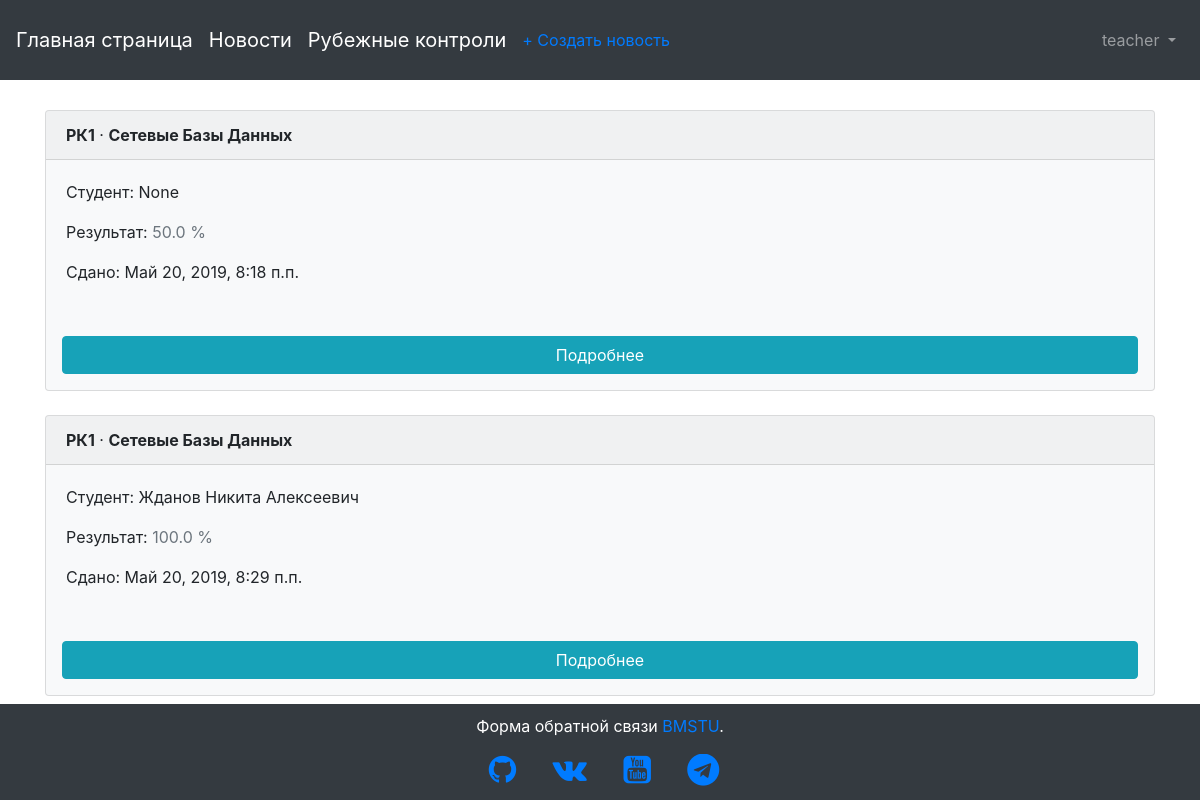
The app's page /rk/1/results (signed in) with its own data.
### users/models.py (models this page shows, shortened)
class CustomUser(AbstractUser):
    date_of_birth = models.DateTimeField(verbose_name='Дата рождения', default=date.today)
    full_name = models.CharField(max_length=255, verbose_name='ФИО', null=True)
    phone_no = models.CharField(max_length=255, verbose_name='Контактный телефон', default='+7-499-555-55-55')
    STUDENT = 'СТ'
    TEACHER = 'ПР'
    ROLE_CHOICES = (
        (STUDENT, 'Студент'),
        (TEACHER, 'Преподаватель')
    )
    user_role = models.CharField(max_length=2,
        choices=ROLE_CHOICES,
        default=STUDENT,
        verbose_name='Роль пользователя'
    )
    IU1 = 'ИУ1'
    IU2 = 'ИУ2'
    IU3 = 'ИУ3'
    IU4 = 'ИУ4'
    IU5 = 'ИУ5'
    IU6 = 'ИУ6'
    IU7 = 'ИУ7'
    IU8 = 'ИУ8'
    STUDENT_GROUP_CHOICES = (
        (IU1, 'ИУ-1'),
        (IU2, 'ИУ-2'),
        (IU3, 'ИУ-3'),
        (IU4, 'ИУ-4'),
        (IU5, 'ИУ-5'),
        (IU6, 'ИУ-6'),
        (IU7, 'ИУ-7'),
        (IU8, 'ИУ-8')
    )
    student_group = models.CharField(max_length=3,
        choices=STUDENT_GROUP_CHOICES,
        verbose_name='Группа студента',
        default=IU6
    )
    """
    if user_role == STUDENT:
        user_group = ForeignKey(
        Student_group,
        on_delete=models.CASCADE,
        verbose_name = "Группа студента"
    )
    """

### questiontest/models.py (models this page shows, shortened)
class RKResult(models.Model):
    student = models.ForeignKey(
            settings.AUTH_USER_MODEL,
            on_delete=models.CASCADE,
            verbose_name = "Студент"
        )
    rk = models.ForeignKey(RK, on_delete=models.CASCADE, verbose_name="РК", null=True)
    result = models.CharField(max_length=5, verbose_name="Результат в '%'", default="100%")
    answers = models.CharField(max_length=255, verbose_name="Ответы студента", default="[A, A]")
    date = models.DateTimeField(auto_now=True, verbose_name='Дата выполнения')

class RK(models.Model):
    name = models.CharField(max_length=255, verbose_name="Название РК", default="РК1")
    disciple = models.ForeignKey(Disciple, on_delete=models.CASCADE, verbose_name="Дисциплина", null=True)
    date_start = models.DateTimeField(default=now, verbose_name='Дата начала')
    date_stop = models.DateTimeField(verbose_name='Дата окончания', default=(now() + timedelta(days=3)))

### attendance_control/models.py (models this page shows)
class Disciple(models.Model):
    name = models.CharField(max_length=255, verbose_name='Название предмета')
    teacher = models.ForeignKey(CustomUser, on_delete=models.CASCADE, verbose_name="Преподаватель")
    def __str__(self):
        return self.name

### questiontest/views.py (the view)
# urls.py: path('<rk_id>/results', views.RKResultsList, name="rk_results_list"),
def RKResultsList(request, rk_id):
    rks = RKResult.objects.filter(rk=rk_id)
    context = {'rks': rks}
    return render(request, "rk_results_list.html", context=context)

### templates/rk_results_list.html (shortened to what this page needs)
{% extends 'base.html' %}
{% block content %}
  {% for obj in rks %}
    <div class="card" style="background: #f8f9fa;">
      <div class="card-header">
        <span class="font-weight-bold">{{ obj.rk.name }}</span> &middot; <span class="font-weight-bold">{{ obj.rk.disciple }}</span>
      </div>
      <div class="card-body">
        <p>Студент: {{ obj.student.full_name }}</p>
        <p>Результат: <span class="text-muted">{{ obj.result }}</span></p>
        <p>Сдано: {{ obj.date }}</p>
      </div>
      <a class="btn btn-info m-3" href="{% url 'rk_result' obj.pk %}">Подробнее</a>
    </div>
    <br />
  {% endfor %}
{% endblock %}

### templates/base.html (shortened to what this page needs)
{% load static %}
<!doctype html>
<html lang="en">
  <head>
    <link rel="stylesheet" href="https://stackpath.bootstrapcdn.com/bootstrap/4.1.3/css/bootstrap.min.css">
    <link rel="stylesheet" href="https://cdnjs.cloudflare.com/ajax/libs/font-awesome/4.7.0/css/font-awesome.min.css">
    <link rel="stylesheet" href="{% static 'css/base.css' %}" type="text/css">
  </head>
  <body>
    <nav class="navbar fixed-top navbar-expand-md navbar-dark bg-dark mb-4" style="height: 80px;">
      <a class="navbar-brand" href="{% url 'home' %}">Главная страница</a>
      <a class="navbar-brand" href="{% url 'article_list' %}">Новости</a>
      <a class="navbar-brand" href="{% url 'rk_list' %}">Рубежные контроли</a>
      {% if user.user_role == 'ПР' %}
        <ul class="navbar-nav mr-auto">
            <li class="nav-item"><a href="{% url 'article_new' %}">+ Создать новость</a>
            </li>
        </ul>
      {% endif %}
      <div class="collapse navbar-collapse" id="navbarCollapse">
        {% if user.is_authenticated %}
          <ul class="navbar-nav ml-auto">
            <li class="nav-item">
              <a class="nav-link dropdown-toggle" href="#" id="userMenu" data-toggle="dropdown" aria-haspopup="true" aria-expanded="false">
                {{ user.username }}
              </a>
            </li>
          </ul>
        {% else %}
          <form class="form-inline ml-auto">
            <a href="{% url 'login' %}" class="btn btn-outline-secondary">
            Войти</a>
          </form>
        {% endif %}
      </div>
    </nav>
    <div class="container" style="top: 110px; bottom: 120px; margin-bottom: 100px; position: relative;">
      {% block content %}
      {% endblock content %}
    </div>
  </body>
  <footer class="blog-footer fixed-bottom" style="height: 96px; width: 100%; left: 0px; right: 0px; text-align: center; color: white; background-color: #343a40!important; margin-top: 100px;">
    <p style="margin-top: 10px;">Форма обратной связи <a href="#">BMSTU</a>.</p>
    <div class="soc-icons">
      <ul>
        <li><a href="https://github.com/arthanadftz" target="_blank"><i class="fa fa-github fa-2x"></i></a></li>
        <li><a href="https://github.com/arthanadftz" target="_blank"><i class="fa fa-vk fa-2x"></i></a></li>
        <li><a href="https://github.com/arthanadftz" target="_blank"><i class="fa fa-youtube-square fa-2x"></i></a></li>
        <li><a href="https://github.com/arthanadftz" target="_blank"><i class="fa fa-telegram fa-2x"></i></a></li>
      </ul>
    </div>
  </footer>
</html>

### static/css/base.css (style rules this page uses)
body { background-image: url(http://iu1ni.bmstu.ru/imgs/mstu-logo.png); background-repeat: no-repeat; background-position: center 460px; background-size: 25%; background-color: #ffffff; background-attachment: fixed; }
.soc-icons ul { overflow-x:hidden; white-space:nowrap; height: auto; width: 100%; }
.soc-icons li { margin-right: 2rem; display: inline; }

### records on screen
CustomUser: username "teacher"
RKResult: rk.name "РК1", rk.disciple "Сетевые Базы Данных", student.full_name "None", result "50.0 %", date "Май 20, 2019, 8:18 п.п."
RKResult: rk.name "РК1", rk.disciple "Сетевые Базы Данных", student.full_name "Жданов Никита Алексеевич", result "100.0 %", date "Май 20, 2019, 8:29 п.п."
